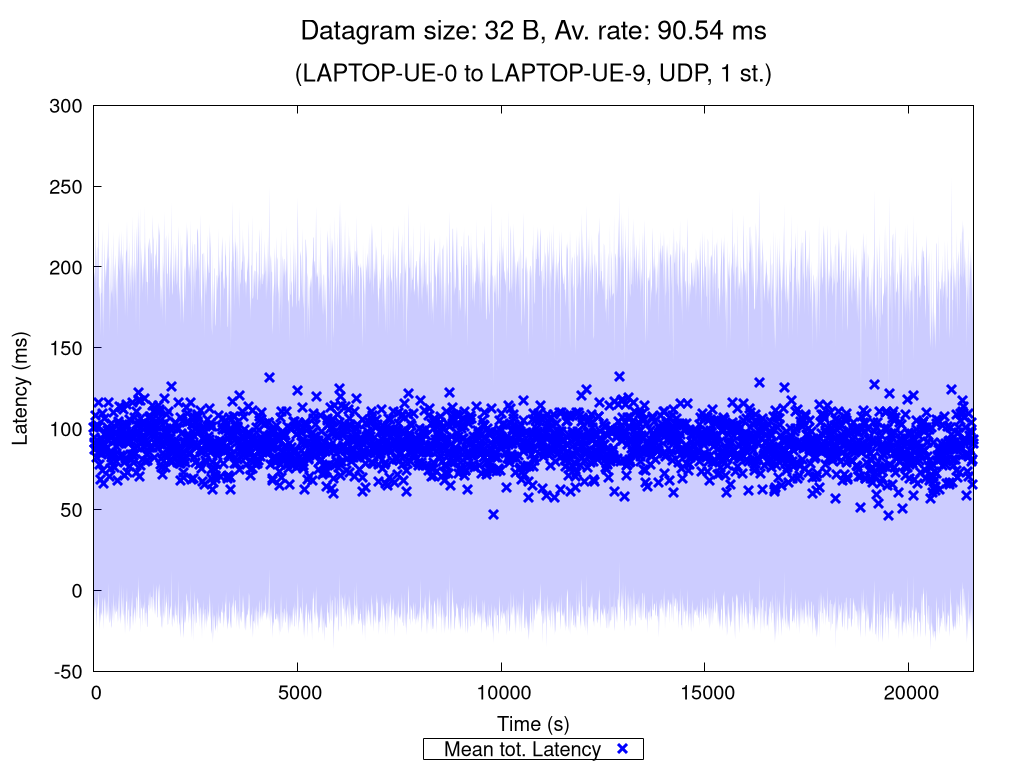

Reproduce this figure in gnuplot.
set terminal pngcairo nocrop enhanced size 1024,768 font "Verdana,15"
set output "UDP_1_st_2020_11_09_15-46-36_one2two_00032B.png"

set title "{/=20 Datagram size: 32 B, Av. rate: 90.54 ms}\n\n{/=18 (LAPTOP-UE-0 to LAPTOP-UE-9, UDP, 1 st.)}"

set xlabel "Time (s)"
set ylabel "Latency (ms)"
set ytics nomirror
set key bmargin center horizontal box samplen 1 width -1
set bmargin 4.6
set rmargin 4.5

rf = 1.0  # rate factor
set style fill transparent solid 0.2 noborder
set autoscale xfix
plot "UDP_1_st_2020_11_09_15-46-36_one2two_00032B_iperf_processed.dat" using 1:($2/rf-$3/rf):($2/rf+$3/rf) with filledcurves lc rgb "blue" notitle, \
     "" using 1:($2/rf) with points pt 2 ps 1.5 lw 3 lc rgb "blue" title "Mean tot. Latency", \
